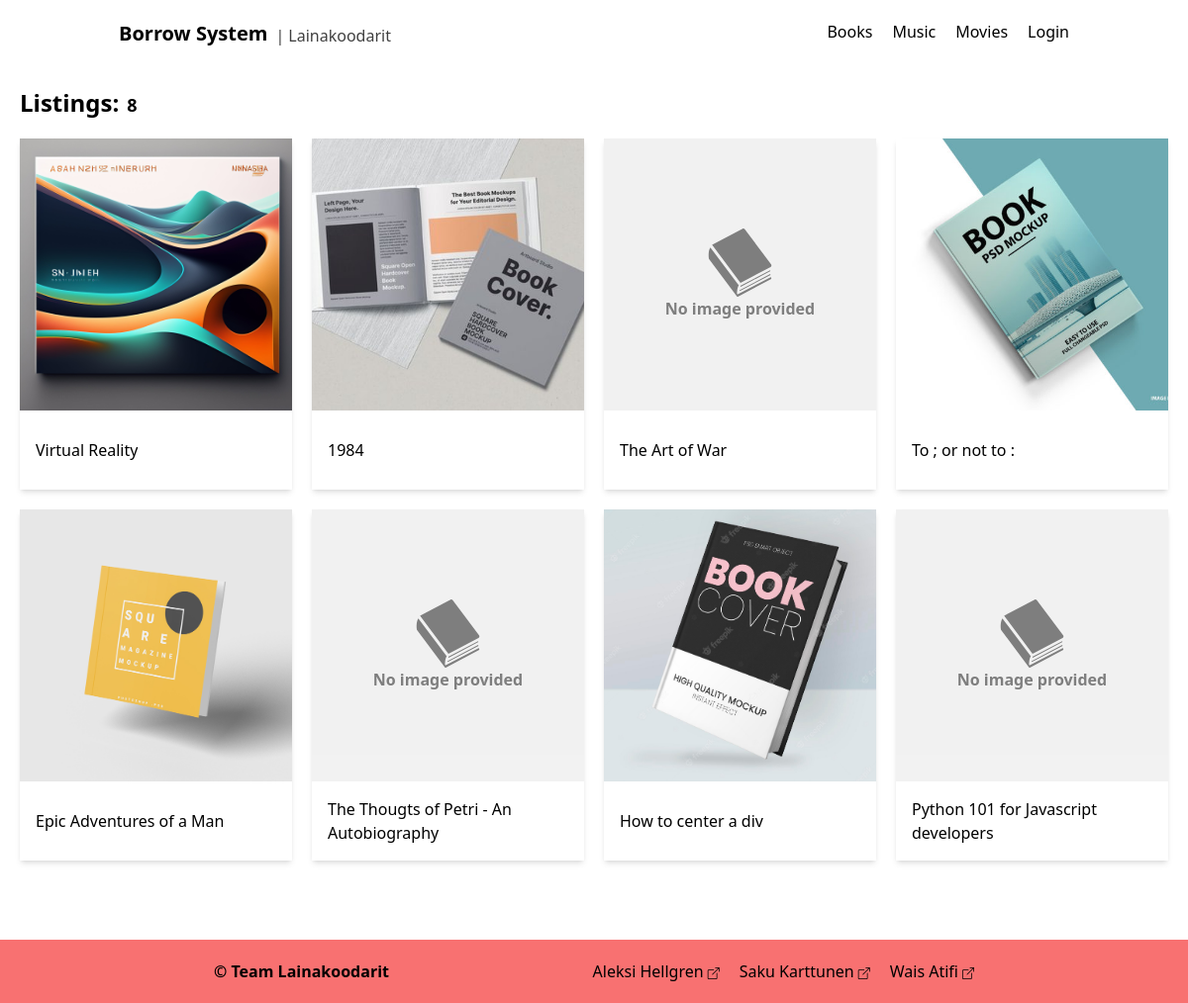
Page /list on the committed database.
### borrow/models.py (models this page shows, shortened)
class Product(models.Model):
    name = models.CharField(max_length=50)
    genre = models.CharField(max_length=30)
    description = models.TextField(
        max_length=750, default="description not available")
    date_added = models.DateField(auto_now_add=True)
    author = models.ManyToManyField(Author)
    category = models.CharField(max_length=30)
    amount = models.SmallIntegerField(default=0)
    loaned_amount = models.SmallIntegerField(default=0)
    genre = models.CharField(max_length=30, blank=True, null=True)
    language = models.CharField(max_length=30, blank=True, null=True)
    image = models.ImageField(
        upload_to="images/", blank=True, null=True)
    thumbnail = models.CharField(
        max_length=75, blank=True, null=True, editable=False)
    class Meta:
        ordering = ["name"]

### borrow/views.py (the view)
# urls.py: path('list', views.ProductListView.as_view(), name='list'),
class ProductListView(generic.ListView):
    template_name = 'borrow/product_list.html'
    context_object_name = 'listings'
    model = Product
    def get_queryset(self):
        queryset = Product.objects
        if not self.request.GET:
            return queryset.order_by('-date_added')
        category_filter = self.request.GET['category']
        if category_filter:
            queryset = queryset.filter(category=category_filter)
        return queryset.order_by('-date_added')

### borrow/templates/borrow/product_list.html (shortened to what this page needs)
{% extends 'base.html' %}
{% block content %}
  <header class="max-w-[1200px] mx-auto px-5 my-5">
    <div class="flex items-end gap-x-2 text-lg font-semibold">
      <h1 class="text-2xl font-bold">Listings:</h1>
      <p>{{ listings.count }}</p>
    </div>
  </header>
  <section class="max-w-[1200px] mx-auto px-5 mb-20">
    <div class="grid gap-5 sm:grid-cols-2 md:grid-cols-3 lg:grid-cols-4">
    {% for listing in listings %}
      <a href="{% url 'borrow:product' listing.id %}" draggable="false"
        class="product-card shadow-md flex flex-col select-none group">
        <div class="product-img overflow-hidden aspect-[4/3] sm:aspect-square group relative">
          {% if listing.image %}
            <img src="{{ listing.image.url }}" alt="{{ listing.name}} -thumbnail" width="200" height="200" draggable="false"
              class="object-cover w-full h-full transition-all group-hover:scale-110"/>
          {% else %}
          {% load static %}
          <div class="object-cover w-full h-full flex flex-col justify-center bg-neutral-200
            opacity-50 transition-all group-hover:scale-110">
            <img src="{% static 'icons/default-' %}{{ listing.category }}.svg" alt="{{ listing.name}} -thumbnail" width="200" height="200" draggable="false"
              class="w-full h-1/4"/>
            <p class="text-center font-semibold">No image provided</p>
          </div>
          {% endif %}
        </div>
        <div class="product-title px-4 py-2 flex items-center h-16 sm:h-20">
          <h3 class="line-clamp-1 group-hover:underline sm:line-clamp-2">{{ listing.name }}</h3>
        </div>
      </a>
    {% endfor %}
    </div>
  </section>
{% endblock %}

### rows in the picture
Product: image (placeholder picture), name "Virtual Reality"
Product: image (placeholder picture), name "1984"
Product: category (placeholder picture), name "The Art of War"
Product: image (placeholder picture), name "To ; or not to :"
Product: image (placeholder picture), name "Epic Adventures of a Man"
Product: category (placeholder picture), name "The Thougts of Petri - An Autobiography"
Product: image (placeholder picture), name "How to center a div"
Product: category (placeholder picture), name "Python 101 for Javascript developers"

### other values in the picture
{{ listings.count }} "8"
